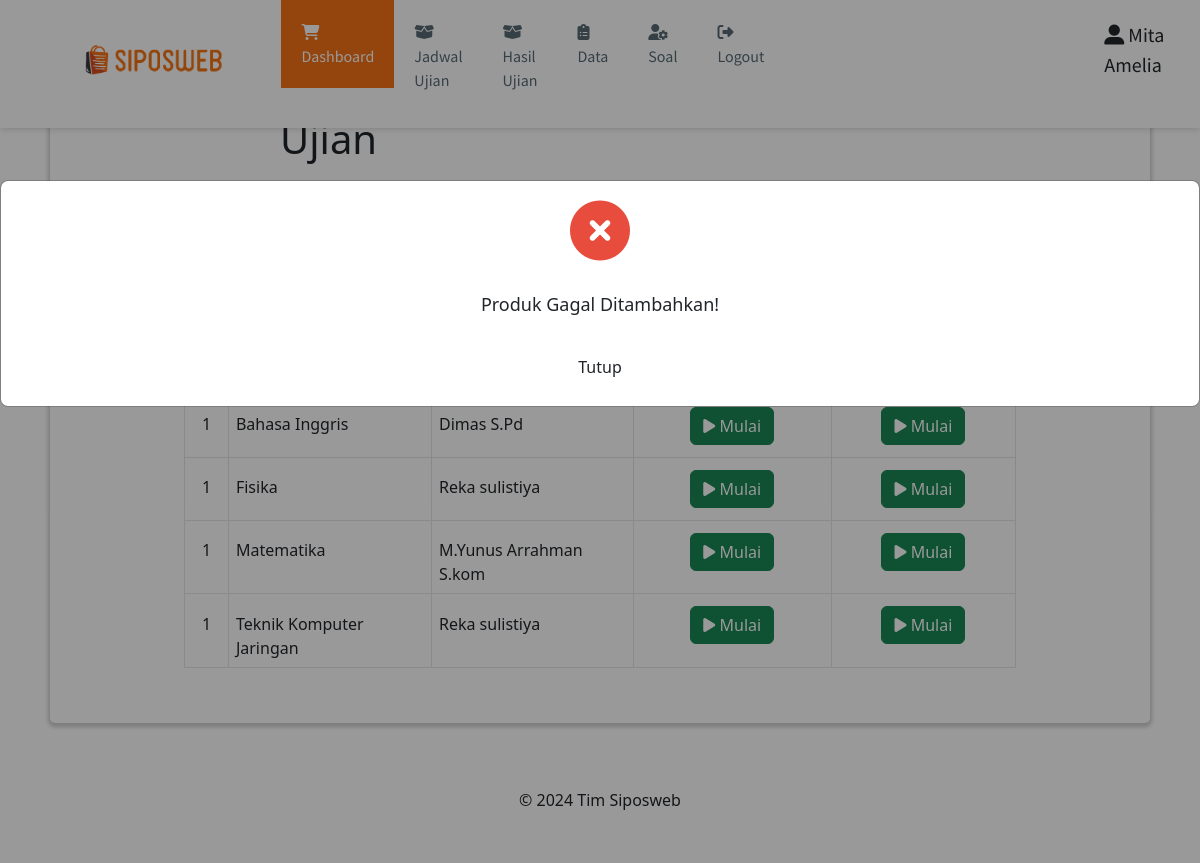
The page /ujian.php (signed in) on the database its author committed.
### tables this page shows
CREATE TABLE `ujian` (
  `id_ujian` varchar(10) NOT NULL,
  `id_mapel` varchar(10) NOT NULL,
  `jenis_ujian` varchar(25) NOT NULL,
  `total_soal` int(11) NOT NULL
);

CREATE TABLE `mapel` (
  `id_mapel` varchar(20) NOT NULL,
  `mapel` varchar(30) NOT NULL,
  `id_guru` varchar(20) NOT NULL
);

CREATE TABLE `guru` (
  `nip` varchar(10) NOT NULL,
  `guru` varchar(30) NOT NULL,
  `tanggal_lahir` date NOT NULL,
  `alamat` varchar(30) NOT NULL,
  `id_user` varchar(10) NOT NULL
);

### ujian.php (the view, shortened to what this page needs)
<?php include "header.php"; ?>
<main>
  <div>
    <div>
      <h1 style="margin-left: 200px;">Ujian</h1>
    </div>
  </div>
  <div class="content-produk">
    <button class="btn btn-tambahkan-produk" id="btn-tambahkan-produk"><i class="fas fa-plus-circle"></i> Tambah Produk</i></button>
    <table class="table-produk">
      <tr>
        <th rowspan="2" class="text-center align-middle">No</th>
        <th rowspan="2" class="text-center align-middle">Mata Pelajaran</th>
        <th rowspan="2" class="text-center align-middle">Nama Guru</th>
        <th colspan="5" class="text-center align-middle">Jenis Ujian</th>
      </tr>
      <tr>
        <?php
        $ambildata = mysqli_query($mysqli, "SELECT * FROM ujian group by jenis_ujian order by id_ujian asc;");
        while ($kelas = mysqli_fetch_array($ambildata)) {
        ?>
          <th class="text-center align-middle"><?= $kelas['jenis_ujian']; ?></th>
        <?php
        }
        ?>
      </tr>
      <?php
      $ambildata = mysqli_query($mysqli, "SELECT * FROM ujian, mapel, guru where ujian.id_mapel=mapel.id_mapel and mapel.id_guru=guru.nip group by mapel order by jenis_ujian desc, mapel asc;");
      while ($data = mysqli_fetch_array($ambildata)) {
        $i = 1;
      ?>
        <tr>
          <td style="text-align: center;"><?= $i; ?></td>
          <td><?= $data['mapel']; ?></td>
          <td><?= $data["guru"]; ?></td>
          <td style="text-align: center;">
            <a href="form_ujian.php" class="btn btn-success action-edit"><i class="fas fa-play"></i> Mulai</a>
          </td>
          <td style="text-align: center;">
            <a href="form_ujian.php" class="btn btn-success action-edit"><i class="fas fa-play"></i> Mulai</a>
          </td>
        </tr>
      <?php
      }
      ?>
    </table>
  </div>
  <div id="modal-product-add-failed" class="modal" <?php if (!$isSuccessfullyAdded) : ?> style="display: block;" <?php endif ?>>
    <div class="modal-content modal-notification">
      <div class="notification">
        <i class="fas fa-times-circle notification-icon-failed"></i>
        <p class="notification-text">Produk Gagal Ditambahkan!</p>
        <button class="btn btn-confirmation" id="btn-confirmation" onclick="closeModal();">Tutup</button>
      </div>
    </div>
  </div>
</main>
<?php include "footer.php"; ?>

### assets/styles/style.css (style rules this page uses)
body { font-family: 'Lato', sans-serif; color: #585858; background: #E7EFF2; }
main { background: white; box-shadow: 0 2px 4px 2px rgba(0, 0, 0, 0.2); border-radius: 5px; padding: 30px; margin: 85px 50px 30px; }
.btn { cursor: pointer; border: 1.5px solid #F47216; padding: 10px; border-radius: 5px; transition: 0.5s; font-weight: 600; text-decoration: none; }
.btn-tambahkan-produk, .btn-tambahkan-transaksi { background-color: #F47216; color: white; float: right; }
.table-produk, .table-laporan { margin: auto; margin-bottom: 25px; width: 100%; }
.table-produk td, .table-laporan td { border: 1.5px solid #E5E5E5; padding: 7px; }
.table-produk th, .table-laporan th { color: #000; background-color: #F6F6F6; border: 1.5px solid #E5E5E5; padding: 12px 10px; font-weight: 600; text-decoration: none; }
.content-produk, .content-laporan { width: 80%; margin: auto; }
.modal { display: none; position: fixed; z-index: 1; left: 0; top: 0; width: 100%; height: 100%; overflow: auto; background-color: rgb(0, 0, 0); background-color: rgba(0, 0, 0, 0.4); }
.modal-content { background-color: #fefefe; margin: 15% auto; padding: 20px; border: 1px solid #888; width: 40% }
.action-hapus, .action-edit, .action-detail { text-decoration: none; color: white; padding: 4px; margin: 5px; font-size: 13px; border-radius: 2px; }
.action-edit, .action-detail { background-color: #2980b9; }
.modal-notification { width: 25%; }
.notification { margin: auto; text-align: center; font-size: 18px; }
.btn-confirmation { background-color: white; color: #2980b9; border: 2px solid #2980b9; }
.notification-text { margin: 30px; }
.notification-icon-failed { color: #e74c3c; font-size: 60px; }

### rows shown on the page
ujian: i "1", id_mapel.mapel "Bahasa Inggris", guru.guru "Dimas S.Pd"
ujian: i "1", id_mapel.mapel "Fisika", guru.guru "Reka sulistiya"
ujian: i "1", id_mapel.mapel "Matematika", guru.guru "M.Yunus Arrahman S.kom"
ujian: i "1", id_mapel.mapel "Teknik Komputer Jaringan", guru.guru "Reka sulistiya"

### other values the page prints
$_SESSION['fullname'] "Mita Amelia"
